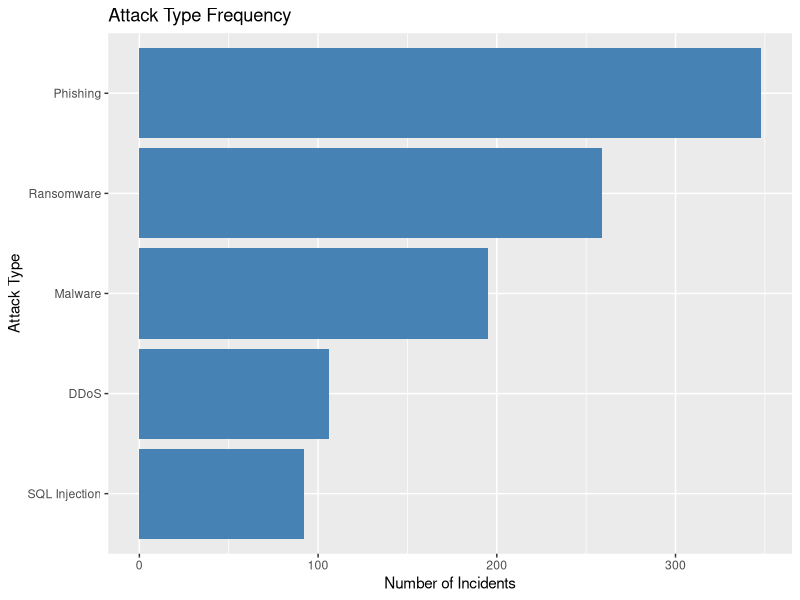
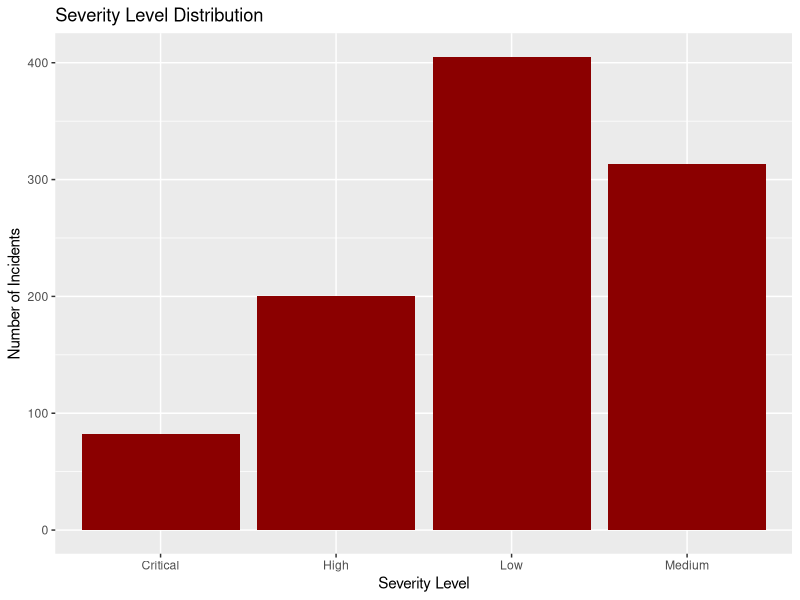
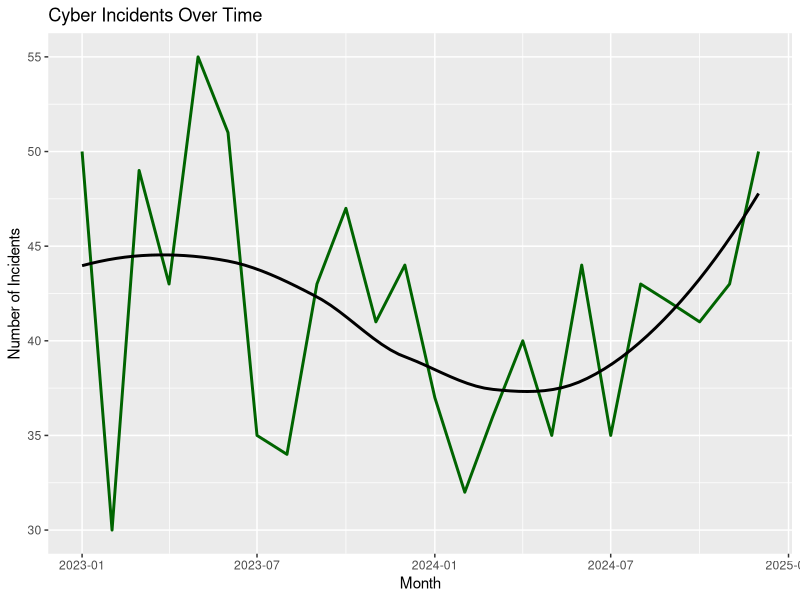
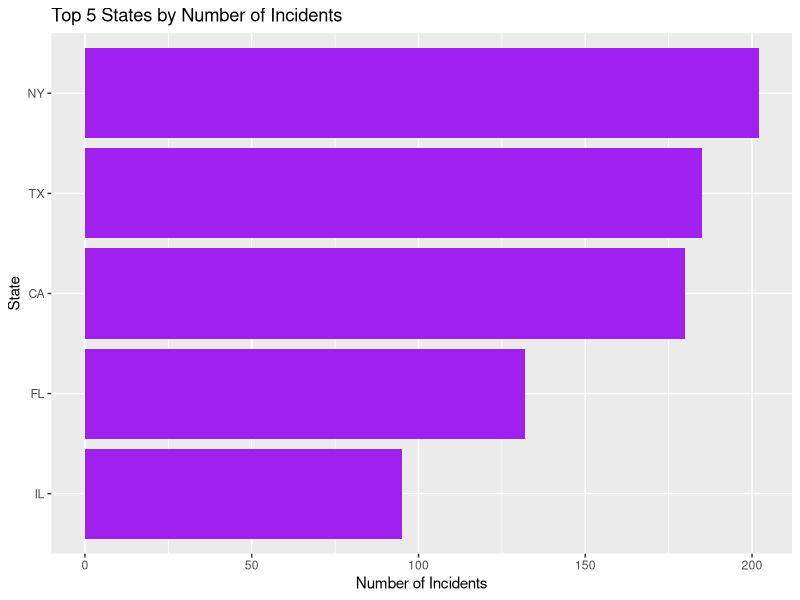

Reproduce these figures in R, in order.
# ================================================
# FBI Mock Project: Cyberattack Pattern Analysis
# Author: Christopher Davis
# Purpose: Simulate FBI Cybersecurity Data Investigation
# ================================================

# -----------------------------------------
# Load Required Libraries
# -----------------------------------------

# 'tidyverse' contains packages like dplyr and ggplot2 for data manipulation and plotting.
# 'lubridate' makes working with dates easier (especially month extraction).
library(tidyverse)
library(lubridate)

# -----------------------------------------
# 1. Generate Mock Cyberattack Dataset
# -----------------------------------------

# Set a random seed for reproducibility.
# This ensures that every time you run the code, you get the same random results.
set.seed(123)

# Define the possible categories for each variable based on realistic cyberattacks.
attack_types <- c("Phishing", "Ransomware", "Malware", "SQL Injection", "DDoS")
sectors <- c("Healthcare", "Banking", "Education", "Government", "Retail")
severity_levels <- c("Low", "Medium", "High", "Critical")
states <- c("CA", "NY", "TX", "FL", "IL", "GA", "PA", "OH", "NC", "MI")

# Set the number of incidents you want to simulate.
n <- 1000

# Create the dataset using 'tibble' for easy viewing and manipulation.
cyber_data <- tibble(
  incident_id = 1:n,  # Unique identifier for each event.
  
  # Randomly assign attack types with some probabilities.
  attack_type = sample(
    attack_types,
    n,
    replace = TRUE,
    prob = c(0.35, 0.25, 0.2, 0.1, 0.1)  # Phishing is more common than DDoS.
  ),
  
  # Randomly assign a target sector.
  target_sector = sample(
    sectors,
    n,
    replace = TRUE
  ),
  
  # Assign random incident dates between Jan 1, 2023, and Dec 31, 2024.
  incident_date = sample(
    seq(as.Date('2023-01-01'), as.Date('2024-12-31'), by="day"),
    n,
    replace = TRUE
  ),
  
  # Assign severity levels, more likely to be Low or Medium.
  severity_level = sample(
    severity_levels,
    n,
    replace = TRUE,
    prob = c(0.4, 0.3, 0.2, 0.1)
  ),
  
  # Assign locations, some states have a higher chance (e.g., CA and NY).
  reported_location = sample(
    states,
    n,
    replace = TRUE,
    prob = c(0.2, 0.2, 0.15, 0.15, 0.1, 0.05, 0.05, 0.05, 0.025, 0.025)
  ),
  
  # Assign an estimated financial loss, randomly from $100 to $5,000,000.
  estimated_loss_usd = round(runif(n, min = 100, max = 5000000), 2)
)

# Quickly inspect the first few rows of the dataset.
head(cyber_data)

# Save the dataset to a CSV file so you can use it later or share it.
write_csv(cyber_data, "cyber_incidents_mock.csv")

# -----------------------------------------
# 2. Exploratory Data Analysis (EDA)
# -----------------------------------------

# We now explore the data to detect patterns and hotspots.

# a) Attack Type Frequency
# How many times did each type of attack occur?
attack_freq <- cyber_data %>%
  count(attack_type, sort = TRUE)

# Print results
print(attack_freq)

# b) Target Sector Distribution
# What industries are being attacked most?
sector_freq <- cyber_data %>%
  count(target_sector, sort = TRUE)

# Print results
print(sector_freq)

# c) Severity Level Distribution
# How severe are the incidents overall?
severity_freq <- cyber_data %>%
  count(severity_level, sort = TRUE)

# Print results
print(severity_freq)

# d) Total Financial Loss by Attack Type
# Which attack types are causing the most money loss?
loss_by_attack <- cyber_data %>%
  group_by(attack_type) %>%
  summarize(
    total_loss = sum(estimated_loss_usd),
    avg_loss = mean(estimated_loss_usd),
    .groups = 'drop'
  )

# Print results
print(loss_by_attack)

# -----------------------------------------
# 3. Simple Visualizations
# -----------------------------------------

# a) Attack Frequency by Type
cyber_data %>%
  count(attack_type) %>%
  ggplot(aes(x = reorder(attack_type, n), y = n)) +
  geom_col(fill = "steelblue") +
  coord_flip() +
  labs(
    title = "Attack Type Frequency",
    x = "Attack Type",
    y = "Number of Incidents"
  )

# Explanation:
# - `reorder()` sorts bars by count.
# - `coord_flip()` flips x and y for horizontal bars (easier to read).

# b) Severity Levels Across Incidents
cyber_data %>%
  count(severity_level) %>%
  ggplot(aes(x = severity_level, y = n)) +
  geom_col(fill = "darkred") +
  labs(
    title = "Severity Level Distribution",
    x = "Severity Level",
    y = "Number of Incidents"
  )

# c) Incidents Over Time (Trend)
cyber_data %>%
  mutate(month = floor_date(incident_date, "month")) %>%
  count(month) %>%
  ggplot(aes(x = month, y = n)) +
  geom_line(color = "darkgreen", size = 1) +
  geom_smooth(method = "loess", se = FALSE, color = "black") +
  labs(
    title = "Cyber Incidents Over Time",
    x = "Month",
    y = "Number of Incidents"
  )

# Explanation:
# - `floor_date()` rounds dates to months.
# - `geom_smooth()` adds a smoothed trend line to visualize general growth or decline.

# -----------------------------------------
# 4. (Optional) Hotspot Detection
# -----------------------------------------

# Top 5 states with most incidents
hotspot_states <- cyber_data %>%
  count(reported_location, sort = TRUE) %>%
  top_n(5)

print(hotspot_states)

# Bar chart of top states
hotspot_states %>%
  ggplot(aes(x = reorder(reported_location, n), y = n)) +
  geom_col(fill = "purple") +
  coord_flip() +
  labs(
    title = "Top 5 States by Number of Incidents",
    x = "State",
    y = "Number of Incidents"
  )

# -----------------------------------------
# 5. Save Outputs
# -----------------------------------------

# Save important tables as CSVs if needed
write_csv(attack_freq, "attack_frequency.csv")
write_csv(sector_freq, "sector_distribution.csv")
write_csv(loss_by_attack, "loss_by_attack.csv")
write_csv(hotspot_states, "hotspot_states.csv")

# ================================================
# End of FBI Cybersecurity Mock Project Script
# ================================================
